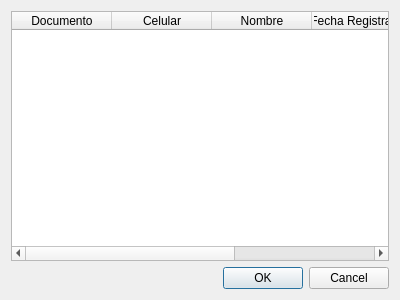
<?xml version="1.0" encoding="UTF-8"?>
<ui version="4.0">
 <class>DlgValidateRegistration</class>
 <widget class="QDialog" name="DlgValidateRegistration">
  <property name="geometry">
   <rect>
    <x>0</x>
    <y>0</y>
    <width>400</width>
    <height>300</height>
   </rect>
  </property>
  <property name="windowTitle">
   <string>Dialog</string>
  </property>
  <layout class="QVBoxLayout" name="verticalLayout">
   <item>
    <widget class="QTableWidget" name="tableWidget">
     <column>
      <property name="text">
       <string>Documento</string>
      </property>
     </column>
     <column>
      <property name="text">
       <string>Celular</string>
      </property>
     </column>
     <column>
      <property name="text">
       <string>Nombre</string>
      </property>
     </column>
     <column>
      <property name="text">
       <string>Fecha Registracion</string>
      </property>
     </column>
     <column>
      <property name="text">
       <string/>
      </property>
     </column>
    </widget>
   </item>
   <item>
    <widget class="QDialogButtonBox" name="buttonBox">
     <property name="orientation">
      <enum>Qt::Horizontal</enum>
     </property>
     <property name="standardButtons">
      <set>QDialogButtonBox::Cancel|QDialogButtonBox::Ok</set>
     </property>
    </widget>
   </item>
  </layout>
 </widget>
 <resources/>
 <connections>
  <connection>
   <sender>buttonBox</sender>
   <signal>accepted()</signal>
   <receiver>DlgValidateRegistration</receiver>
   <slot>accept()</slot>
   <hints>
    <hint type="sourcelabel">
     <x>248</x>
     <y>254</y>
    </hint>
    <hint type="destinationlabel">
     <x>157</x>
     <y>274</y>
    </hint>
   </hints>
  </connection>
  <connection>
   <sender>buttonBox</sender>
   <signal>rejected()</signal>
   <receiver>DlgValidateRegistration</receiver>
   <slot>reject()</slot>
   <hints>
    <hint type="sourcelabel">
     <x>316</x>
     <y>260</y>
    </hint>
    <hint type="destinationlabel">
     <x>286</x>
     <y>274</y>
    </hint>
   </hints>
  </connection>
 </connections>
</ui>
